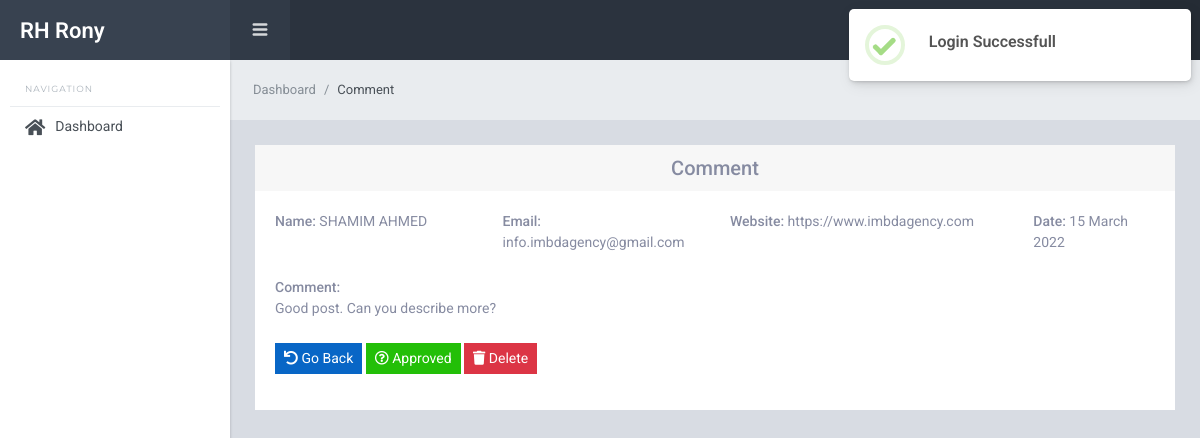
Screenshot of /backend/comments/comments_view.php?id=2 (signed in) with the database file from the repository.
### tables this page shows
CREATE TABLE `comments` (
  `id` int(11) NOT NULL,
  `name` varchar(50) NOT NULL,
  `email` varchar(50) NOT NULL,
  `website` varchar(50) DEFAULT NULL,
  `comment` text NOT NULL,
  `status` int(11) NOT NULL DEFAULT 0,
  `date` date NOT NULL,
  `blog_id` int(11) NOT NULL
);

### assets/functions.php (called while the page is built, shortened)
<?php
function url($x = '') {
    $directory = explode('/', dirname($_SERVER['PHP_SELF']));
    $url = $_SERVER['HTTP_HOST'] . '/' . $directory[1] . '/';
    $url = str_replace('//', '/', $url);
    if (isset($_SERVER['HTTPS']) && $_SERVER['HTTPS'] == 'on') {
        $url = 'https://' . $url;
    } else {
        $url = 'http://' . $url;
    }
    return $url . $x;
}

### backend/comments/comments_view.php (the view, shortened to what this page needs)
<?php
$id = $_GET['id'];
$sql = "SELECT * FROM comments WHERE id = '$id'";
$query = mysqli_query($conn, $sql);
$comment = mysqli_fetch_assoc($query);
require_once("../includes/header.php");
require_once("../includes/sidebar.php");
require_once("../includes/navbar.php");
?>
<div class="sl-mainpanel">
    <nav class="breadcrumb sl-breadcrumb">
        <a class="breadcrumb-item" href="<?= url() ?>backend/dashboard.php">Dashboard</a>
        <span class="breadcrumb-item active">Comment</span>
    </nav>
    <div class="sl-pagebody">
        <div class="row justify-content-center">
            <div class="col-md-12">
                <div class="card">
                    <div class="card-header">
                        <h5 class="m-0 text-center">Comment</h5>
                    </div>
                    <div class="card-body">
                        <div class="row mb-4">
                            <div class="col-md-3">
                                <span class="tx-medium">Name:</span> <?= $comment['name'] ?>
                            </div>
                            <div class="col-md-3">
                                <span class="tx-medium">Email:</span> <?= $comment['email'] ?>
                            </div>
                            <div class="col-md-4">
                                <span class="tx-medium">Website:</span> <?= !empty($comment['website']) ? $comment['website'] : 'N/A' ?>
                            </div>
                            <div class="col-md-2">
                                <span class="tx-medium">Date:</span> <?= date('d F Y', strtotime($comment['date'])) ?>
                            </div>
                        </div>
                        <div class="row mb-4">
                            <div class="col-md-12">
                                <p class="m-0 tx-medium">Comment:</p><?= $comment['comment'] ?>
                            </div>
                        </div>
                        <div class="row">
                            <div class="col-md-12">
                                <div class="form-group">
                                    <a href="<?= url() ?>backend/comments/comments.php" class="btn btn-sm btn-primary"><i class="fas fa-undo"></i> Go Back</a>
                                    <a href="comments_status.php?id=<?= $comment['id'] ?>" class="btn btn-sm  <?= ($comment['status'] == 1) ? 'btn-success' : 'btn-warning' ?>"><i class="far fa-question-circle"></i> <?= ($comment['status'] == 1) ? 'Approved' : 'Pending' ?></a>
                                    <button type="button" class="btn btn-sm btn-danger delete" data-id="<?= $comment['id'] ?>"><i class="fas fa-trash"></i> Delete</button>
                                </div>
                            </div>
                        </div>
                    </div>
                </div>
            </div>
        </div>
    </div>
</div>
<?php require_once("../includes/footer.php"); ?>

### assets/style.css (style rules this page uses)
button { cursor: pointer; }

### rows the page displays
comments: name "SHAMIM AHMED", email "info.imbdagency@gmail.com", website "https://www.imbdagency.com", date "15 March 2022", comment "Good post. Can you describe more?"
